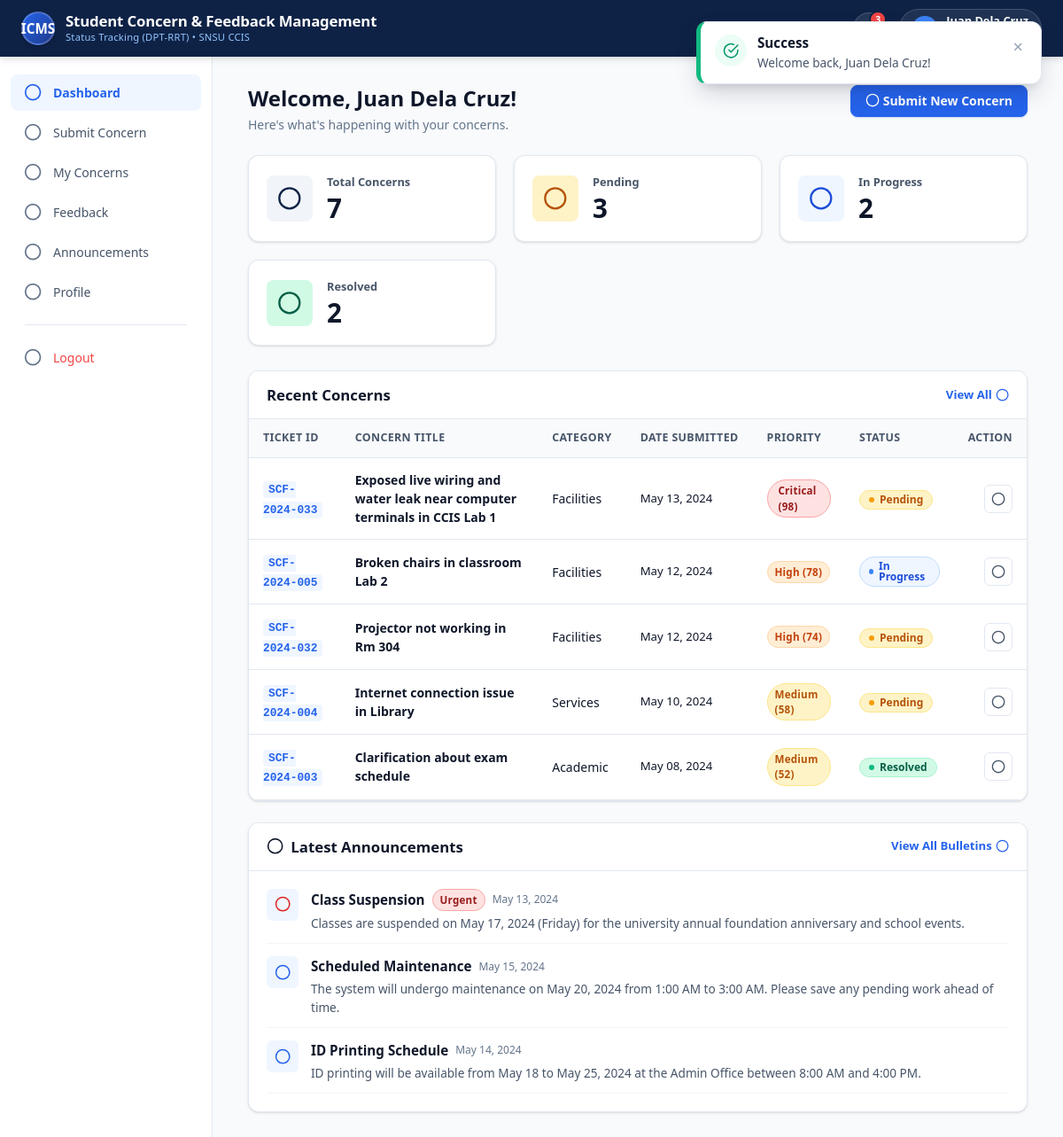
The page /student/dashboard.php (signed in) on the database its author committed.
### tables this page shows
CREATE TABLE IF NOT EXISTS `concerns` (
  `concern_id` INT AUTO_INCREMENT PRIMARY KEY,
  `ticket_id` VARCHAR(50) NOT NULL UNIQUE,
  `student_id` INT NOT NULL,
  `category_id` INT NOT NULL,
  `status_id` INT NOT NULL DEFAULT 1,
  `title` VARCHAR(255) NOT NULL,
  `description` TEXT NOT NULL,
  `attachment_path` VARCHAR(255) DEFAULT NULL,
  `priority` ENUM('Critical', 'High', 'Medium', 'Low') DEFAULT 'Medium',
  `ai_urgency_score` INT DEFAULT 50,
  `sla_hours` INT DEFAULT 72,
  `is_rrt_alert` TINYINT(1) DEFAULT 0,
  `date_submitted` DATETIME DEFAULT CURRENT_TIMESTAMP,
  INDEX (`ticket_id`),
  INDEX (`student_id`),
  INDEX (`category_id`),
  INDEX (`status_id`),
  INDEX (`priority`),
  CONSTRAINT `fk_concern_student` FOREIGN KEY (`student_id`) REFERENCES `students` (`student_id`) ON DELETE CASCADE,
  CONSTRAINT `fk_concern_category` FOREIGN KEY (`category_id`) REFERENCES `categories` (`category_id`) ON DELETE RESTRICT,
  CONSTRAINT `fk_concern_status` FOREIGN KEY (`status_id`) REFERENCES `statuses` (`status_id`) ON DELETE RESTRICT
);

CREATE TABLE IF NOT EXISTS `categories` (
  `category_id` INT AUTO_INCREMENT PRIMARY KEY,
  `category_name` VARCHAR(100) NOT NULL UNIQUE,
  `description` TEXT DEFAULT NULL
);

CREATE TABLE IF NOT EXISTS `announcements` (
  `announcement_id` INT AUTO_INCREMENT PRIMARY KEY,
  `admin_id` INT DEFAULT NULL,
  `title` VARCHAR(255) NOT NULL,
  `content` TEXT NOT NULL,
  `category` VARCHAR(100) DEFAULT 'General',
  `is_urgent` TINYINT(1) DEFAULT 0,
  `published_at` DATETIME DEFAULT CURRENT_TIMESTAMP,
  INDEX (`admin_id`),
  CONSTRAINT `fk_announcement_admin` FOREIGN KEY (`admin_id`) REFERENCES `administrators` (`admin_id`) ON DELETE SET NULL
);

### includes/auth_check.php (called while the page is built, shortened)
<?php
function isLoggedIn(): bool {
    return !empty($_SESSION['user_id']) && !empty($_SESSION['role']);
}
function getCurrentUser(): ?array {
    return [
        'id'         => $_SESSION['user_id'],
        'role'       => $_SESSION['role'],
        'name'       => $_SESSION['user_name'] ?? 'User',
        'email'      => $_SESSION['user_email'] ?? '',
        'student_no' => $_SESSION['student_no'] ?? null,
        'department' => $_SESSION['user_department'] ?? '',
        'program'    => $_SESSION['user_program'] ?? ''
    ];
}

### student/dashboard.php (the view, shortened to what this page needs)
<?php
require_once __DIR__ . '/../config/db.php';
require_once __DIR__ . '/../includes/helpers.php';
require_once __DIR__ . '/../includes/auth_check.php';
$user = getCurrentUser();
$studentId = $user['id'];
$metricsStmt = $pdo->prepare("
    SELECT
        COUNT(*) AS total,
        SUM(CASE WHEN s.status_name = 'Pending' THEN 1 ELSE 0 END) AS pending,
        SUM(CASE WHEN s.status_name = 'In Progress' THEN 1 ELSE 0 END) AS in_progress,
        SUM(CASE WHEN s.status_name = 'Resolved' THEN 1 ELSE 0 END) AS resolved
    FROM concerns c
    JOIN statuses s ON c.status_id = s.status_id
    WHERE c.student_id = :student_id
");
$metricsStmt->execute(['student_id' => $studentId]);
$metrics = $metricsStmt->fetch() ?: ['total' => 0, 'pending' => 0, 'in_progress' => 0, 'resolved' => 0];
$recentStmt = $pdo->prepare("
    SELECT c.*, cat.category_name, s.status_name
    FROM concerns c
    JOIN categories cat ON c.category_id = cat.category_id
    JOIN statuses s ON c.status_id = s.status_id
    WHERE c.student_id = :student_id
    ORDER BY c.date_submitted DESC
    LIMIT 5
");
$recentStmt->execute(['student_id' => $studentId]);
$recentConcerns = $recentStmt->fetchAll();
$announcements = $pdo->query("
    SELECT * FROM announcements
    ORDER BY is_urgent DESC, published_at DESC
    LIMIT 3
")->fetchAll();
require_once __DIR__ . '/../includes/header.php';
require_once __DIR__ . '/../includes/navbar.php';
require_once __DIR__ . '/../includes/sidebar.php';
?>
<div class="page-header">
  <div class="page-title-wrap">
    <h1 class="page-title">Welcome, <?= e($user['name']) ?>!</h1>
    <p class="page-desc">Here's what's happening with your concerns.</p>
  </div>
  <a href="submit_concern.php" class="btn btn-primary">
    <span><?= icon('edit') ?> Submit New Concern</span>
  </a>
</div>
<div class="metrics-grid">
  <div class="metric-card">
    <div class="metric-icon-wrap metric-icon-total"><?= icon('clipboard', '', 24) ?></div>
    <div class="metric-content">
      <span class="metric-label">Total Concerns</span>
      <span class="metric-number"><?= (int)$metrics['total'] ?></span>
    </div>
  </div>
  <div class="metric-card">
    <div class="metric-icon-wrap metric-icon-pending"><?= icon('clock', '', 24) ?></div>
    <div class="metric-content">
      <span class="metric-label">Pending</span>
      <span class="metric-number"><?= (int)$metrics['pending'] ?></span>
    </div>
  </div>
  <div class="metric-card">
    <div class="metric-icon-wrap metric-icon-progress"><?= icon('refresh', '', 24) ?></div>
    <div class="metric-content">
      <span class="metric-label">In Progress</span>
      <span class="metric-number"><?= (int)$metrics['in_progress'] ?></span>
    </div>
  </div>
  <div class="metric-card">
    <div class="metric-icon-wrap metric-icon-resolved"><?= icon('check-circle', '', 24) ?></div>
    <div class="metric-content">
      <span class="metric-label">Resolved</span>
      <span class="metric-number"><?= (int)$metrics['resolved'] ?></span>
    </div>
  </div>
</div>
<div class="card">
  <div class="card-header">
    <h2 class="card-title">Recent Concerns</h2>
    <a href="my_concerns.php" class="text-sm font-semibold" style="color: var(--brand-blue); display: inline-flex; align-items: center; gap: 4px;">View All <?= icon('arrow-right', '', 14) ?></a>
  </div>
  <div class="table-responsive">
    <table class="table">
      <thead>
        <tr>
          <th>Ticket ID</th>
          <th>Concern Title</th>
          <th>Category</th>
          <th>Date Submitted</th>
          <th>Priority</th>
          <th>Status</th>
          <th style="text-align: right;">Action</th>
        </tr>
      </thead>
      <tbody>
        <?php if (empty($recentConcerns)): ?>
          <tr>
            <td colspan="7" style="text-align: center; padding: 32px; color: var(--text-muted);">
              No concerns submitted yet. Click <strong>"Submit New Concern"</strong> above to report an issue!
            </td>
          </tr>
        <?php else: ?>
          <?php foreach ($recentConcerns as $concern): ?>
            <tr>
              <td>
                <span class="ticket-badge"><?= e($concern['ticket_id']) ?></span>
              </td>
              <td style="font-weight: 600;">
                <a href="concern_details.php?id=<?= $concern['concern_id'] ?>" style="color: var(--text-primary);">
                  <?= e($concern['title']) ?>
                </a>
              </td>
              <td><?= e($concern['category_name']) ?></td>
              <td class="text-muted text-sm"><?= formatDate($concern['date_submitted']) ?></td>
              <td><?= renderPriorityBadge($concern['priority'], $concern['ai_urgency_score']) ?></td>
              <td><?= renderStatusBadge($concern['status_name']) ?></td>
              <td style="text-align: right;">
                <a href="concern_details.php?id=<?= $concern['concern_id'] ?>" class="btn-icon" title="View Concern Details">
                  <?= icon('eye', '', 15) ?>
                </a>
              </td>
            </tr>
          <?php endforeach; ?>
        <?php endif; ?>
      </tbody>
    </table>
  </div>
</div>
<?php if (!empty($announcements)): ?>
<div class="card">
  <div class="card-header">
    <h2 class="card-title" style="display: flex; align-items: center; gap: 8px;">
      <?= icon('megaphone') ?> <span>Latest Announcements</span>
    </h2>
    <a href="announcements.php" class="text-sm font-semibold" style="color: var(--brand-blue); display: inline-flex; align-items: center; gap: 4px;">View All Bulletins <?= icon('arrow-right', '', 14) ?></a>
  </div>
  <div class="card-body" style="display: flex; flex-direction: column; gap: 14px;">
    <?php foreach ($announcements as $anc): ?>
      <div style="display: flex; align-items: flex-start; gap: 14px; padding-bottom: 12px; border-bottom: 1px solid var(--border-subtle);">
        <div style="width: 36px; height: 36px; border-radius: var(--radius-sm); background: #eff6ff; display: flex; align-items: center; justify-content: center; color: <?= $anc['is_urgent'] ? '#dc2626' : '#2563eb' ?>;">
          <?= $anc['is_urgent'] ? icon('alert-triangle', '', 18) : icon('megaphone', '', 18) ?>
        </div>
        <div style="flex: 1;">
          <div style="display: flex; align-items: center; gap: 8px;">
            <strong style="font-size: 0.95rem;"><?= e($anc['title']) ?></strong>
            <?php if ($anc['is_urgent']): ?>
              <span class="priority-pill priority-critical">Urgent</span>
            <?php endif; ?>
            <span class="text-xs text-muted"><?= formatDate($anc['published_at']) ?></span>
          </div>
          <p style="font-size: 0.85rem; color: var(--text-secondary); margin-top: 4px;">
            <?= e($anc['content']) ?>
          </p>
        </div>
      </div>
    <?php endforeach; ?>
  </div>
</div>
<?php endif; ?>
<?php require_once __DIR__ . '/../includes/footer.php'; ?>

### includes/helpers.php (shortened to what this page needs)
<?php
function e(?string $str): string {
    return htmlspecialchars((string)($str ?? ''), ENT_QUOTES, 'UTF-8');
}
function renderStatusBadge(string $statusName): string {
    $name = trim($statusName);
    $lower = strtolower($name);
    if (strpos($lower, 'pending') !== false) {
        return '<span class="status-pill status-pending"><span class="status-dot"></span>Pending</span>';
    } elseif (strpos($lower, 'progress') !== false) {
        return '<span class="status-pill status-progress"><span class="status-dot"></span>In Progress</span>';
    } elseif (strpos($lower, 'resolved') !== false) {
        return '<span class="status-pill status-resolved"><span class="status-dot"></span>Resolved</span>';
    }
    return '<span class="status-pill">' . e($name) . '</span>';
}
function renderPriorityBadge(string $priority, ?int $score = null): string {
    $p = ucfirst(strtolower(trim($priority)));
    $scoreText = ($score !== null) ? " (" . (int)$score . ")" : "";
    switch ($p) {
        case 'Critical':
            return '<span class="priority-pill priority-critical"><span class="pulse-ring"></span>Critical' . $scoreText . '</span>';
        case 'High':
            return '<span class="priority-pill priority-high">High' . $scoreText . '</span>';
        case 'Medium':
            return '<span class="priority-pill priority-medium">Medium' . $scoreText . '</span>';
    }
}
function formatDate(?string $datetime): string {
    $time = strtotime($datetime);
    return date('M d, Y', $time);
}
function getIcon(string $name, string $extraClass = '', ?int $size = null): string {
    $dim = $size ? "width='{$size}' height='{$size}'" : "";
    $classAttr = "class='svg-icon " . e($extraClass) . "'";
    return $icons[$name] ?? "<svg {$classAttr} {$dim} viewBox='0 0 24 24'><circle cx='12' cy='12' r='10'/></svg>";
}
function icon(string $name, string $extraClass = '', ?int $size = null): string {
    return getIcon($name, $extraClass, $size);
}

### rows shown on the page
concerns: ticket "SCF-2024-033", title "Exposed live wiring and water leak near computer terminals in CCIS Lab 1", category.category_name "Facilities", date_submitted "May 13, 2024", ai_urgency_score "(98)", shows "Pending"
concerns: ticket "SCF-2024-005", title "Broken chairs in classroom Lab 2", category.category_name "Facilities", date_submitted "May 12, 2024", ai_urgency_score "(78)", shows "In Progress"
concerns: ticket "SCF-2024-032", title "Projector not working in Rm 304", category.category_name "Facilities", date_submitted "May 12, 2024", ai_urgency_score "(74)", shows "Pending"
concerns: ticket "SCF-2024-004", title "Internet connection issue in Library", category.category_name "Services", date_submitted "May 10, 2024", ai_urgency_score "(58)", shows "Pending"
concerns: ticket "SCF-2024-003", title "Clarification about exam schedule", category.category_name "Academic", date_submitted "May 08, 2024", ai_urgency_score "(52)", shows "Resolved"
announcements: title "Class Suspension", is_urgent "Urgent", published_at "May 13, 2024", content "Classes are suspended on May 17, 2024 (Friday) for the university annual foundation anniversary and school events."
announcements: title "Scheduled Maintenance", published_at "May 15, 2024", content "The system will undergo maintenance on May 20, 2024 from 1:00 AM to 3:00 AM. Please save any pending work ahead of time."
announcements: title "ID Printing Schedule", published_at "May 14, 2024", content "ID printing will be available from May 18 to May 25, 2024 at the Admin Office between 8:00 AM and 4:00 PM."

### other values the page prints
$user['name'] "Juan Dela Cruz"
$metrics['total'] "7"
$metrics['pending'] "3"
$metrics['in_progress'] "2"
$metrics['resolved'] "2"
